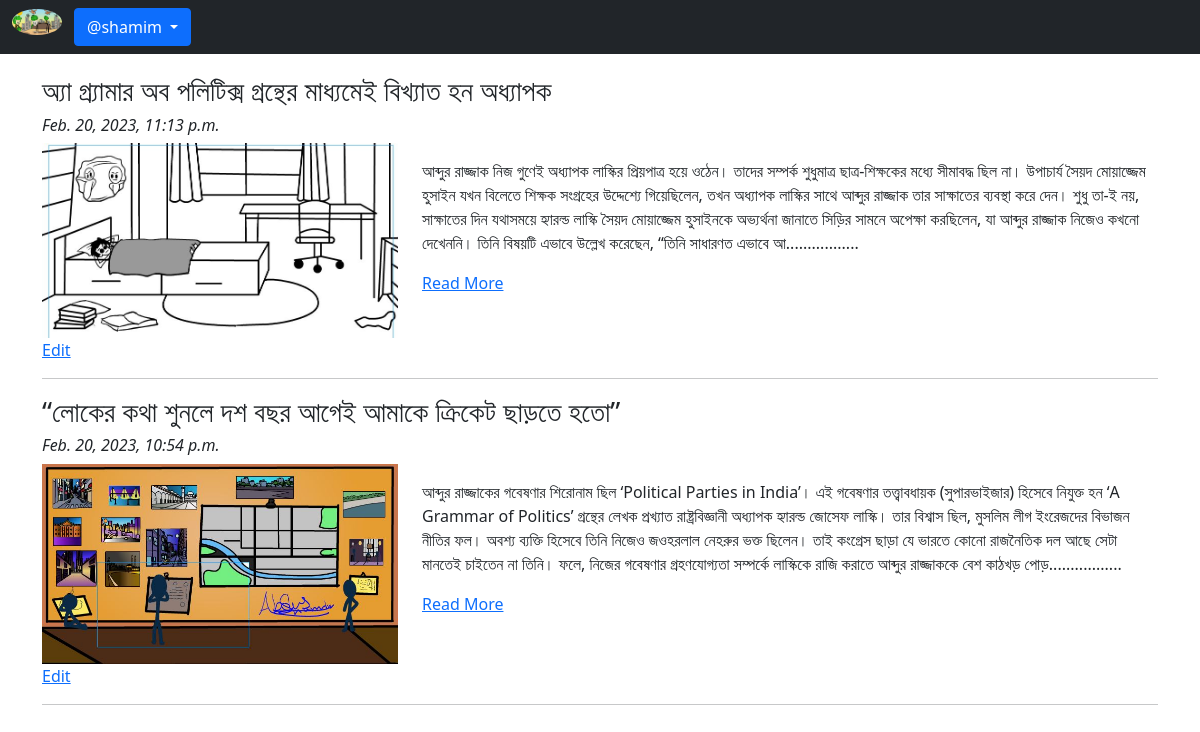
/blog/my_blogs/ (signed in), run on the app's committed database.
### App_Blog/models.py (models this page shows, shortened)
class Blog(models.Model):
    author = models.ForeignKey(User, on_delete=models.CASCADE, related_name='post_author')
    blog_title = models.CharField(max_length=264, verbose_name='Put a title')
    slug = models.SlugField(allow_unicode=True, unique=True, max_length=264, null=True, blank=True)
    blog_content = models.TextField(verbose_name='What is on your mind')
    blog_image = models.ImageField(upload_to='blog_images', verbose_name='Image')
    publish_date = models.DateTimeField(auto_now_add=True)
    update_date = models.DateTimeField(auto_now=True)
    class Meta:
        ordering = ['-publish_date']

### App_Blog/views.py (the view)
# urls.py: path('my_blogs/', views.MyBlogs.as_view(), name='my_blogs'),
class MyBlogs(LoginRequiredMixin, TemplateView):
    template_name = 'App_Blog/my_blogs.html'

### App_Blog/templatetags/custom_filters.py (called while the page is built)
def range_filter(value):
    return value[0:500] + "................."

### templates/App_Blog/my_blogs.html (shortened to what this page needs)
{% extends 'base.html' %}
{% load custom_filters %}
{% block body_block %}
    {% for blog in user.post_author.all %}
        <h3>{{ blog.blog_title }}</h3>
        <h6><i>{{ blog.publish_date }}</i></h6>
        <div class="row">
        <div class="col-sm-4">
            <img src="/media/{{ blog.blog_image }}" width="100%">
        </div>
        <div class="col-sm-8">
            <p>{{ blog.blog_content|range_filter|linebreaks }} <a href="{% url 'App_Blog:blog_details' slug=blog.slug %}"> Read More</a> </p>
        </div>
        </div>
        <a href="{% url 'App_Blog:edit_blog' pk=blog.pk %}"> Edit </a>
        <hr>
     {% endfor %}
{% endblock %}

### templates/base.html (shortened to what this page needs)
<!DOCTYPE html>
<html lang="en">
<head>
    <link href="https://cdn.jsdelivr.net/npm/bootstrap@5.0.2/dist/css/bootstrap.min.css" rel="stylesheet">
    <link href="https://maxcdn.bootstrapcdn.com/font-awesome/4.7.0/css/font-awesome.min.css" rel="stylesheet">
</head>
<body>
    <nav class="navbar navbar-expand-sm bg-dark navbar-dark">
        <ul class="navbar-nav">
            <li class="nav-item">
                <div class="container-fluid">
                    <a class="nav-item-active" href="{% url 'Index' %}"><img src="/media/profile_pics/logo.png" width="50px" class="rounded-circle"></a>
                </div>
            </li>
            {% if user.is_authenticated %}
            <div class=" dropdown">
                <a class="btn btn-primary dropdown-toggle" href="#" data-bs-toggle="dropdown">
                    @{{ user.username }}
                </a>
            </div>
            {% endif %}
        </ul>
    </nav>
    <div class="container" style="padding-top: 20px">
        {% block body_block %}
        {% endblock %}
    </div>
</body>
</html>

### data on the page
Blog: blog_title "অ্যা গ্র্যামার অব পলিটিক্স গ্রন্থের মাধ্যমেই বিখ্যাত হন অধ্যাপক", publish_date "Feb. 20, 2023, 11:13 p.m.", blog_image (picture), blog_content|range_filter "আব্দুর রাজ্জাক নিজ গুণেই অধ্যাপক লাস্কির প্রিয়পাত্র হয়ে ওঠেন। তাদের সম্পর্ক শুধুমাত্র ছাত্র-শিক্ষকের মধ্যে সীমাবদ্ধ ছিল না। উপাচার্য সৈয়দ মোয়াজ্জেম হুসাইন যখন বিলেতে শিক্ষক সংগ্রহের উদ্দেশ্যে গিয়েছিলেন, তখন অধ্যাপক লাস্কির সাথে আব্দুর রাজ্জাক তার সাক্ষাতের ব্যবস্থা করে দেন। শুধু তা-ই নয়, সাক্ষাতের দিন যথাসময়ে হ্যারল্ড লাস্কি সৈয়দ মোয়াজ্জেম হুসাইনকে অভ্যর্থনা জানাতে সিড়ির সামনে অপেক্ষা করছিলেন, যা আব্দুর রাজ্জাক নিজেও কখনো দেখেননি। তিনি বিষয়টি এভাবে উল্লেখ করেছেন, “তিনি সাধারণত এভাবে আ................."
Blog: blog_title "“লোকের কথা শুনলে দশ বছর আগেই আমাকে ক্রিকেট ছাড়তে হতো”", publish_date "Feb. 20, 2023, 10:54 p.m.", blog_image (picture), blog_content|range_filter "আব্দুর রাজ্জাকের গবেষণার শিরোনাম ছিল ‘Political Parties in India’। এই গবেষণার তত্ত্বাবধায়ক (সুপারভাইজার) হিসেবে নিযুক্ত হন ‘A Grammar of Politics’ গ্রন্থের লেখক প্রখ্যাত রাষ্ট্রবিজ্ঞানী অধ্যাপক হ্যারল্ড জোসেফ লাস্কি। তার বিশ্বাস ছিল, মুসলিম লীগ ইংরেজদের বিভাজন নীতির ফল। অবশ্য ব্যক্তি হিসেবে তিনি নিজেও জওহরলাল নেহরুর ভক্ত ছিলেন। তাই কংগ্রেস ছাড়া যে ভারতে কোনো রাজনৈতিক দল আছে সেটা মানতেই চাইতেন না তিনি। ফলে, নিজের গবেষণার গ্রহণযোগ্যতা সম্পর্কে লাস্কিকে রাজি করাতে আব্দুর রাজ্জাককে বেশ কাঠখড় পোড়................."

### other printed values
{{ user.username }} "shamim"
